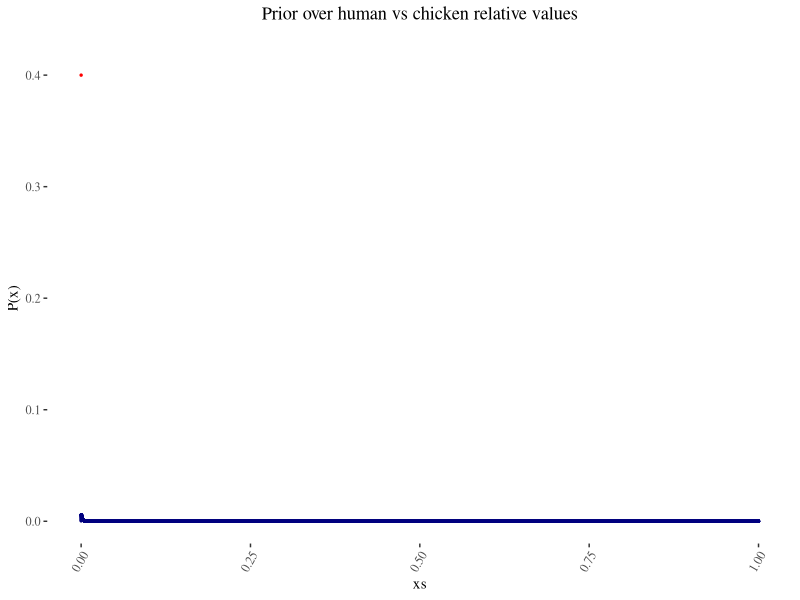
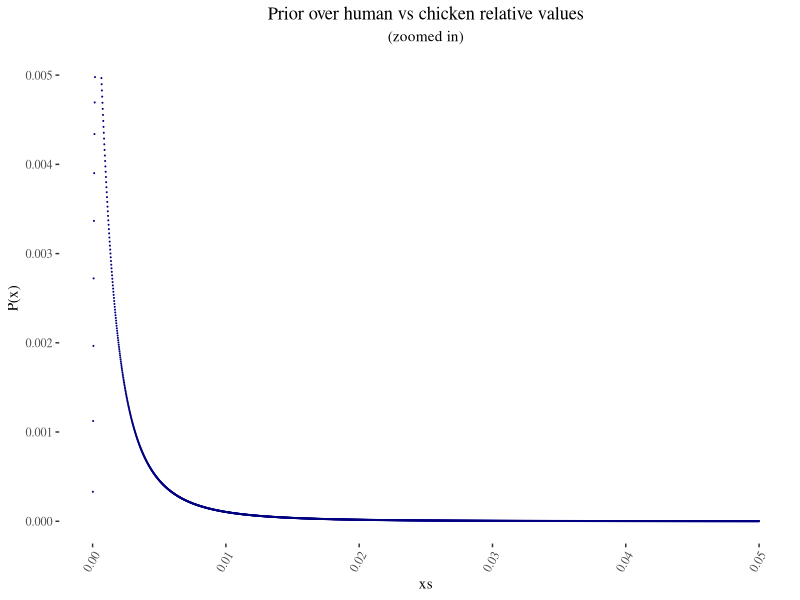
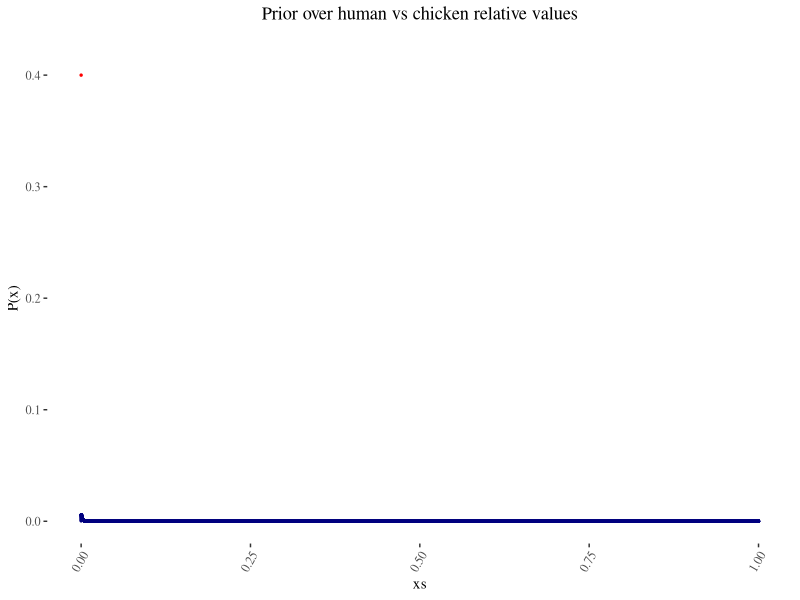
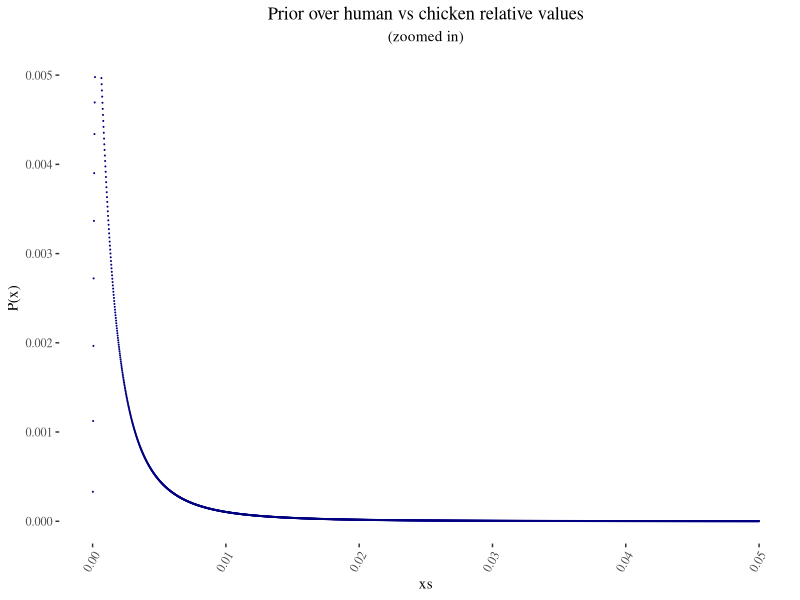

The R source for these figures, in order: (Note: this script raises an error after producing the figures.)
## Packages

library(ggplot2)
library(ggthemes)

## Build the prior

min_95_ci = 1/5000
max_95_ci = 1/100

magic_constant = 1.6448536269514722
mean_lognormal = (log(min_95_ci) + log(max_95_ci))/2
sigma_lognormal = (log(max_95_ci) - log(min_95_ci))/ 
  ( 2 * magic_constant) 

num_points = 50000 ## 100000

xs = c(0:num_points)/num_points
ys = dlnorm(xs, meanlog = mean_lognormal, sdlog = sigma_lognormal)
ys = ys / sum(ys)
ys[1] = 2/3 ## so that it ends as 40% after normalization: 2/3 / (2/3 + 1) = 0.4
ys = ys / sum(ys)
cat("Checking that sum(ys) = 1")
cat(c("sum(ys) =", sum(ys)))

chicken_v_human = list()
chicken_v_human$xs = xs
chicken_v_human$ys = ys
chicken_v_human$color = c("red", rep("blue", num_points ))
chicken_v_human = as.data.frame(chicken_v_human)

## Plot the prior
title_text = "Prior over human vs chicken relative values"
subtitle_text=""
label_x_axis = "xs"
label_y_axis = "P(x)"

### Plot the prior over the whole x domain
ggplot(data=chicken_v_human, aes(x=xs, y=ys, color=color))+
  geom_point(size=0.5, aes(colour=color), show.legend = FALSE)+
  labs(
    title=title_text,
    subtitle=subtitle_text,
    x=label_x_axis, 
    y=label_y_axis 
  ) +
  theme_tufte() + 
  theme(
    legend.title = element_blank(),
    plot.title = element_text(hjust = 0.5),
    plot.subtitle = element_text(hjust = 0.5), 
    legend.position="bottom",
    legend.box="vertical",
    axis.text.x=element_text(angle=60, hjust=1),
    plot.background=element_rect(fill = "white",colour = NA)
  )+
  scale_colour_manual(values = c("navyblue", "red"))

getwd() ## Working directory on which the file will be saved. Can be changed with setwd("/your/directory")
height = 5
width = floor(height*(1+sqrt(5))/2)
ggsave("prior.png", width=width, height=height)

### Plot the prior over only part of the x domain
subtitle_text="(zoomed in)"
ggplot(data=chicken_v_human, aes(x=xs, y=ys))+
  geom_point(color="navyblue", size=0.05)+
  labs(
    title=title_text,
    subtitle=subtitle_text,
    x=label_x_axis, 
    y=label_y_axis 
  ) +
  theme_tufte() + 
  theme(
    legend.title = element_blank(),
    plot.title = element_text(hjust = 0.5),
    plot.subtitle = element_text(hjust = 0.5), 
    legend.position="bottom",
    legend.box="vertical",
    axis.text.x=element_text(angle=60, hjust=1),
    plot.background=element_rect(fill = "white",colour = NA)
  )+
  scale_x_continuous(limits = c(0, 0.05))+
  scale_y_continuous(limits = c(0, 0.005))

ggsave("prior-zoomed-in.png", width=width, height=height)

## Construct p(h|x)

p_w = 0.5
rp_estimate = 0.332

### Construct p(h|xW)

chicken_v_human$p_h_cond_x_W = rep(1/num_points, num_points+1)

### Construct p(h|x(not W))
are_within_one_order_of_magnitude = function(p1, p2){
  return(abs(log(p1/p2)/log(10)) <= 1)
}
are_within_one_order_of_magnitude(1,10)
are_within_one_order_of_magnitude(0.1,10)
are_within_one_order_of_magnitude(0.1,1)

start.time <- Sys.time()
count = 0
cache = TRUE
if(!cache){
  p_h_cond_x_not_W = c()
  for(x in (0:num_points)/num_points){
    print(count)
    count = count + 1
    is_within_one_oom_from_x = function(y){
      are_within_one_order_of_magnitude(x,y)
    }
    if(is_within_one_oom_from_x(rp_estimate)){
      num_close_to_x = sum(sapply(xs, is_within_one_oom_from_x))
      p_h_cond_x_not_W <- c(p_h_cond_x_not_W, 1/num_close_to_x)
    }else{
      p_h_cond_x_not_W <- c(p_h_cond_x_not_W, 0)
    }
  }
  end.time <- Sys.time()
  time.taken <- end.time - start.time
  time.taken
}

chicken_v_human$p_h_cond_x_not_W = p_h_cond_x_not_W

### Construct p(h|x) from p(h|xW) and p(h|x(not W))

chicken_v_human$p_h_cond_x = p_w * chicken_v_human$p_h_cond_x_W + (1-p_w)* chicken_v_human$p_h_cond_x_not_W

### plot p(h|x)
title_text = "P(h|x) update"
subtitle_text=""
label_x_axis = "xs"
label_y_axis = "P(h|x)"
ggplot(data=chicken_v_human, aes(x=xs, y=p_h_cond_x, color=color))+
  geom_point(size=0.05, aes(colour=color), show.legend = FALSE)+
  labs(
    title=title_text,
    subtitle=subtitle_text,
    x=label_x_axis, 
    y=label_y_axis 
  ) +
  theme_tufte() + 
  theme(
    legend.title = element_blank(),
    plot.title = element_text(hjust = 0.5),
    plot.subtitle = element_text(hjust = 0.5), 
    legend.position="bottom",
    legend.box="vertical",
    axis.text.x=element_text(angle=60, hjust=1),
    plot.background=element_rect(fill = "white",colour = NA)
  )+
  scale_colour_manual(values = c("navyblue", "red"))

ggsave("p_h_x_update.png", width=width, height=height)

## Calculate p_h 

p_h = sum(chicken_v_human$ys * chicken_v_human$p_h_cond_x)
cat(p_h)

## Calculate p_x_given_h

chicken_v_human$p_x_given_h = chicken_v_human$ys * chicken_v_human$p_h_cond_x / p_h

## Plot p_x_given_h

title_text = "Posterior, P(x|h)"
subtitle_text=""
label_x_axis = "xs"
label_y_axis = "P(x|h)"
ggplot(data=chicken_v_human, aes(x=xs, y=p_x_given_h, color=color))+
  geom_point(size=0.5, aes(colour=color), show.legend = FALSE)+
  labs(
    title=title_text,
    subtitle=subtitle_text,
    x=label_x_axis, 
    y=label_y_axis 
  ) +
  theme_tufte() + 
  theme(
    legend.title = element_blank(),
    plot.title = element_text(hjust = 0.5),
    plot.subtitle = element_text(hjust = 0.5), 
    legend.position="bottom",
    legend.box="vertical",
    axis.text.x=element_text(angle=60, hjust=1),
    plot.background=element_rect(fill = "white",colour = NA)
  )+
  scale_colour_manual(values = c("navyblue", "red"))

ggsave("posterior.png", width=width, height=height)

### Plot the posterior over only part of the x domain
subtitle_text="(zoomed in)"
ggplot(data=chicken_v_human, aes(x=xs, y=p_x_given_h))+
  geom_point(color="navyblue", size=0.05)+
  labs(
    title=title_text,
    subtitle=subtitle_text,
    x=label_x_axis, 
    y=label_y_axis 
  ) +
  theme_tufte() + 
  theme(
    legend.title = element_blank(),
    plot.title = element_text(hjust = 0.5),
    plot.subtitle = element_text(hjust = 0.5), 
    legend.position="bottom",
    legend.box="vertical",
    axis.text.x=element_text(angle=60, hjust=1),
    plot.background=element_rect(fill = "white",colour = NA)
  )+
  scale_x_continuous(limits = c(0, 0.1))+
  scale_y_continuous(limits = c(0, 0.005))

ggsave("posterior-zoomed-in.png", width=width, height=height)

## Show some indicators

chicken_v_human$p_x_given_h[1]

prior_average_value = sum(chicken_v_human$xs * chicken_v_human$ys)
posterior_average_value = sum(chicken_v_human$xs * chicken_v_human$p_x_given_h)
prior_average_value
posterior_average_value
